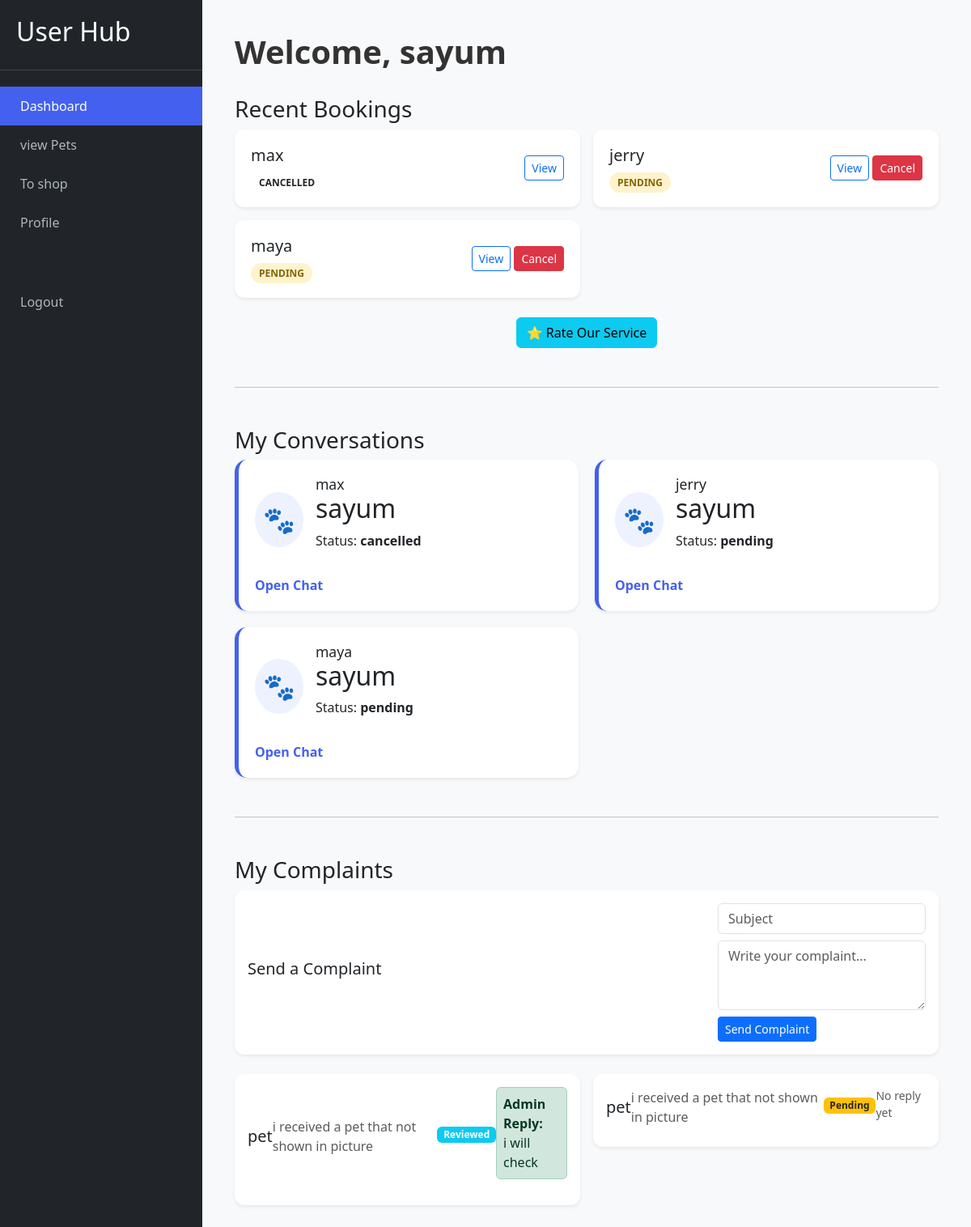
The page /userdash (signed in) on the database its author committed.
### accounts/models.py (models this page shows, shortened)
class CustomUser(AbstractUser):
    username = models.CharField(max_length=20, unique=True)
    email = models.EmailField(unique=True)
    ROLE_CHOICES = (
        ('admin', 'Admin'),
        ('staff', 'Staff'),
        ('donor', 'Donor'),
        ('user','User')
    )
    role = models.CharField(
        max_length=10, choices=ROLE_CHOICES, default='user')
    is_blocked=models.BooleanField(default=False)

class Complaint(models.Model):
   TYPE_CHOICES = (
        ('user', 'User Complaint'),
        ('staff', 'Staff Complaint'),
       ('donor', 'Donor Complaint'),
    )
   type = models.CharField(
        max_length=10,
        choices=TYPE_CHOICES,
        default='user'
    )
   STATUS_CHOICES = (
        ('pending', 'Pending'),
        ('reviewed', 'Reviewed'),
        ('resolved', 'Resolved'),
    )
   user = models.ForeignKey(CustomUser, on_delete=models.CASCADE)
   subject = models.CharField(max_length=200)
   message = models.TextField()
   status = models.CharField(max_length=20, choices=STATUS_CHOICES, default='pending')
   admin_reply = models.TextField(blank=True, null=True)
   created_at = models.DateTimeField(auto_now_add=True)

### petoperation/models.py (models this page shows, shortened)
class Booking(models.Model):
    STATUS_CHOICES=(('pending','pending'),
                   ('approved','Approved'),
                   ('rejected','Rejected'),
                    ('cancelled','Cancelled'))
    pet = models.ForeignKey(Pet, on_delete=models.CASCADE, related_name='bookings')
    user = models.ForeignKey(CustomUser, on_delete=models.CASCADE, related_name='my_bookings')
    applied_at = models.DateTimeField(auto_now_add=True)
    status = models.CharField(max_length=20, choices=STATUS_CHOICES, default='pending')
    message_to_donor = models.TextField(blank=True, help_text="Why do you want to adopt?")
    class Meta:
        ordering = ['applied_at']

class Pet(models.Model):
    pet_name=models.CharField(max_length=30)
    pet_img=models.ImageField(upload_to='don_petimg')
    pet_cat=models.ForeignKey(Category,on_delete=models.CASCADE)
    pet_breed=models.ForeignKey(Breed,on_delete=models.CASCADE)
    pet_age=models.IntegerField()
    price=models.FloatField(blank=True,null=True)
    pet_location=models.CharField(max_length=50)
    pet_vaccinated=models.BooleanField(default=False)
    pet_desc=models.TextField()
    pet_reason=models.CharField(max_length=100)
    posted_date=models.DateTimeField(auto_now_add=True)
    status=models.CharField(max_length=50,choices=(('available','Available'),('adopted','Adopted')),
                            default='available')
    user=models.ForeignKey(CustomUser,on_delete=models.CASCADE)

### accounts/views.py (the view)
# urls.py: path('userdash',userdashboard,name='userdashboard'),
@login_required(login_url='/accounts/login')
def userdashboard(request):
    if request.user.role!='user':
       return redirect('Error')
    else:
      pro, created = UserProfile.objects.get_or_create(user=request.user )
      pet_user=Pet.objects.filter(user=request.user)
      my_booking=Booking.objects.filter(user=request.user,).select_related('pet')
      user_chat=Booking.objects.filter(user=request.user)
      unread_count = ChatMessage.objects.filter(booking__user=request.user ,is_read=False).exclude(sender=request.user).count()
      complaints = Complaint.objects.filter(user=request.user, type='user').order_by('-created_at')
      return render(request,'user.html',{'pro':pro,'pet_user':pet_user,'my_booking':my_booking,'user_chat':user_chat,'unread_count':unread_count,'complaints':complaints})

### Templates/user.html (shortened to what this page needs)
{% load static %}
<!DOCTYPE html>
<html lang="en">
<head>
    <link href="https://cdn.jsdelivr.net/npm/bootstrap@5.3.0/dist/css/bootstrap.min.css" rel="stylesheet">
    <link rel="stylesheet" href="{% static 'css/userdash.css' %}">
</head>
<body>
<div class="dashboard-container">
    <aside class="sidebar">
        <div class="sidebar-header">
            <h2>User Hub</h2>
        </div>
        <nav class="sidebar-nav">
            <ul>
                <li><a href="#" class="active">Dashboard</a></li>
                <li><a href="{% url 'petoperation:allpets_view' %}">view Pets</a></li>
                <li><a href="{% url 'allhome' %}">To shop</a></li>
                <li><a href="{% url 'update_user_profile' %}">Profile</a></li>
                <li class="logout-item"><a href="#">Logout</a></li>
            </ul>
        </nav>
    </aside>
    <main class="main-content">
        <header class="content-header">
            <h1>Welcome, {{ user.username }}</h1>
        </header>
        <section class="dashboard-section">
            <h3>Recent Bookings</h3>
            <div class="row g-3">
                {% if my_booking %}
                    {% for b in my_booking %}
                    <div class="col-md-6">
                        <div class="custom-card shadow-sm">
                            <div class="card-info">
                                <h5>{{ b.pet.pet_name }}</h5>
                                <span class="status-badge {{ b.status }}">{{ b.status }}</span>
                            </div>
                            <div class="card-actions">
                                <a href="{% url 'petoperation:booked_petview' b.id %}" class="btn btn-sm btn-outline-primary">View</a>
                                {% if b.status == 'pending' %}
                                    <form method="POST" action="{% url 'petoperation:cancel_booking' b.id %}" class="d-inline">
                                        <button type="submit" class="btn btn-sm btn-danger">Cancel</button>
                                    </form>
                                 {% elif  b.status == 'adopted' %}
                                <a href="{% url 'petoperation:rate_donor' b.id %}" class="btn btn-warning btn-sm">
                                    ⭐ Rate Donor
                                </a>
                                {% endif %}
                            </div>
                        </div>
                    </div>
                    {% endfor %}
                       <div class="text-center mt-4">
                    <a href="{% url 'petoperation:system_rating' %}" class="btn btn-info">
                        ⭐ Rate Our Service
                    </a>
                </div>
                {% else %}
                    <p class="text-muted ms-3">No bookings yet.</p>
                {% endif %}
            </div>
        </section>
        <hr class="my-5">
        <section class="dashboard-section">
            <h3>My Conversations</h3>
            <div class="chat-grid">
                {% for booking in user_chat %}
                <div class="chat-card shadow-sm">
                    <div class="chat-details">
                        <div class="pet-icon">🐾</div>
                        <div>
                            <h4>{{ booking.pet.pet_name }}</h4>
                            <h2>{{booking.user.username}}</h2>
                            <p>Status: <strong>{{ booking.status }}</strong></p>
                        </div>
                    </div>
                    <a href="{% url 'petoperation:chat_msg' booking.id %}" class="chat-link">
                        Open Chat
                    </a>
                </div>
                {% empty %}
                <p class="text-muted">No active chats found.</p>
                {% endfor %}
            </div>
     </section>
    <hr class="my-5">
<section class="dashboard-section">
    <h3>My Complaints</h3>
    <div class="custom-card shadow-sm p-3 mb-4">
        <h5>Send a Complaint</h5>
        <form method="post" action="{% url 'send_complaint' %}">
            <div class="mb-2">
                <input type="text" name="subject"
                    class="form-control"
                    placeholder="Subject" required>
            </div>
            <div class="mb-2">
                <textarea name="message"
                    class="form-control"
                    rows="3"
                    placeholder="Write your complaint..."
                    required></textarea>
            </div>
            <button type="submit" class="btn btn-primary btn-sm">
                Send Complaint
            </button>
        </form>
    </div>
    <div class="row g-3">
        {% for c in complaints %}
        <div class="col-md-6">
            <div class="custom-card shadow-sm p-3">
                <h5>{{ c.subject }}</h5>
                <p class="text-muted mb-2">
                    {{ c.message|truncatechars:80 }}
                </p>
                <p>
                    {% if c.status == "pending" %}
                        <span class="badge bg-warning text-dark">Pending</span>
                    {% elif c.status == "reviewed" %}
                        <span class="badge bg-info">Reviewed</span>
                    {% else %}
                        <span class="badge bg-success">Resolved</span>
                    {% endif %}
                </p>
                {% if c.admin_reply %}
                    <div class="alert alert-success p-2">
                        <strong>Admin Reply:</strong><br>
                        {{ c.admin_reply }}
                    </div>
                {% else %}
                    <p class="text-muted small">No reply yet</p>
                {% endif %}
            </div>
        </div>
        {% empty %}
            <p class="text-muted ms-3">You have not sent any complaints.</p>
        {% endfor %}
    </div>
</section>
    </main>
</div>
</body>
</html>

### static/css/userdash.css (style rules this page uses)
:root { --primary-color: #4361ee; --secondary-color: #3f37c9; --bg-light: #f8f9fa; --sidebar-dark: #212529; --text-dark: #333; --danger: #ef233c; --success: #2ec4b6; --pending: #ff9f1c; }
body { background-color: var(--bg-light); font-family: 'Segoe UI', Tahoma, Geneva, Verdana, sans-serif; margin: 0; }
.dashboard-container { display: flex; min-height: 100vh; }
.sidebar { width: 250px; background-color: var(--sidebar-dark); color: white; padding: 20px 0; position: fixed; height: 100%; }
.sidebar-header { padding: 0 20px 20px; border-bottom: 1px solid #444; }
.sidebar-nav ul { list-style: none; padding: 0; margin-top: 20px; }
.sidebar-nav ul li a { color: #adb5bd; text-decoration: none; padding: 12px 25px; display: block; transition: 0.3s; }
.sidebar-nav ul li a:hover, .sidebar-nav ul li a.active { background-color: var(--primary-color); color: white; }
.logout-item { margin-top: 50px; }
.main-content { margin-left: 250px; flex: 1; padding: 40px; }
.content-header h1 { font-weight: 700; margin-bottom: 30px; color: var(--text-dark); }
.custom-card { background: white; border-radius: 12px; padding: 20px; display: flex; justify-content: space-between; align-items: center; }
.status-badge { font-size: 0.75rem; padding: 4px 10px; border-radius: 20px; text-transform: uppercase; font-weight: bold; }
.status-badge.pending { background: #fff3cd; color: #856404; }
.chat-grid { display: grid; grid-template-columns: repeat(auto-fill, minmax(300px, 1fr)); gap: 20px; }
.chat-card { background: white; border-radius: 15px; padding: 20px; border-left: 5px solid var(--primary-color); position: relative; }
.chat-details { display: flex; align-items: center; gap: 15px; margin-bottom: 15px; }
.pet-icon { font-size: 2rem; background: #eef2ff; padding: 10px; border-radius: 50%; }
.chat-card h4 { margin: 0; font-size: 1.1rem; }
.chat-link { display: flex; justify-content: space-between; align-items: center; text-decoration: none; color: var(--primary-color); font-weight: 600; }

### rows shown on the page
CustomUser: username "sayum"
Booking: pet.pet_name "max", status "CANCELLED", user.username "sayum", status "cancelled"
Booking: pet.pet_name "jerry", status "PENDING", shows "Cancel", user.username "sayum", status "pending"
Booking: pet.pet_name "maya", status "PENDING", shows "Cancel", user.username "sayum", status "pending"
Complaint: subject "pet", message "i received a pet that not shown in picture", status "Reviewed", admin_reply "i will check"
Complaint: subject "pet", message "i received a pet that not shown in picture", status "Pending", shows "No reply yet"
